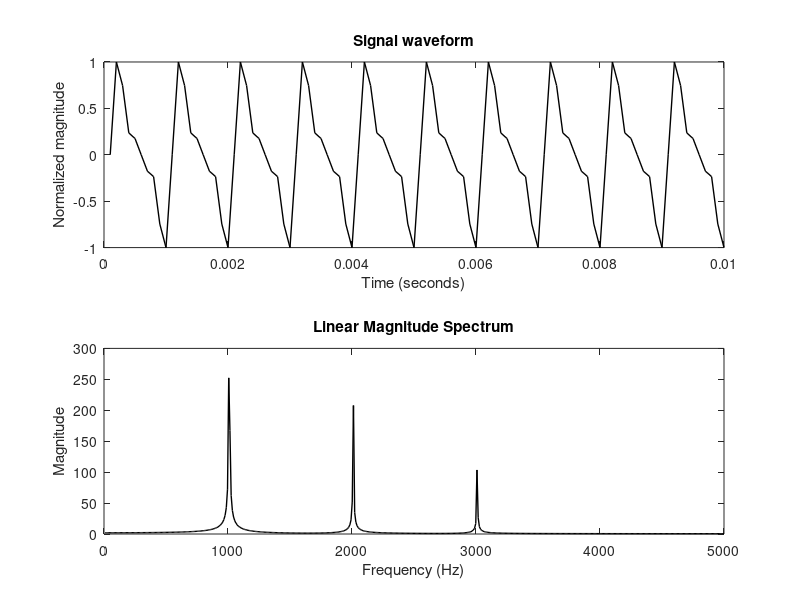

Source code (MATLAB):
%%% plot magnitue spectrum of signal using FFT
% generate signal
Fs=10000;  % in Hz
F1=1000;    % in Hz
F2=2000;    % in Hz
F3=3000;    % in Hz
duration=2; % in seconds
nSamples=100;% number of signal samples for plotting

t=0:1/Fs:duration;
y=3*sin(2*pi*F1*t)+2*sin(2*pi*F2*t)+1*sin(2*pi*F3*t); % signal of 2 frequencies
sound(y,Fs);

figure(1)

% normalize signal magnitude
max_value=max(abs(y));
y=y/max_value;

% create time base
t=1/Fs:1/Fs:(length(y)/Fs);
subplot(2,1,1);plot(t(1:nSamples),y(1:nSamples),'k','LineWidth',1);
title('Signal waveform');
xlabel('Time (seconds)');
ylabel('Normalized magnitude');

% plot linear magnitue spectrum of signal
N_FFT = 1024; % number of frequency samples
dfty=abs(fft(y, N_FFT)); % get samples of magnitude spectrum
k=1:N_FFT; % k axis
w=k*Fs/N_FFT; % frequency axis
subplot(2,1,2);plot(w(1:N_FFT/2),dfty(1:N_FFT/2),'k','LineWidth',1);
title('Linear Magnitude Spectrum');
xlabel('Frequency (Hz)')
ylabel('Magnitude');


